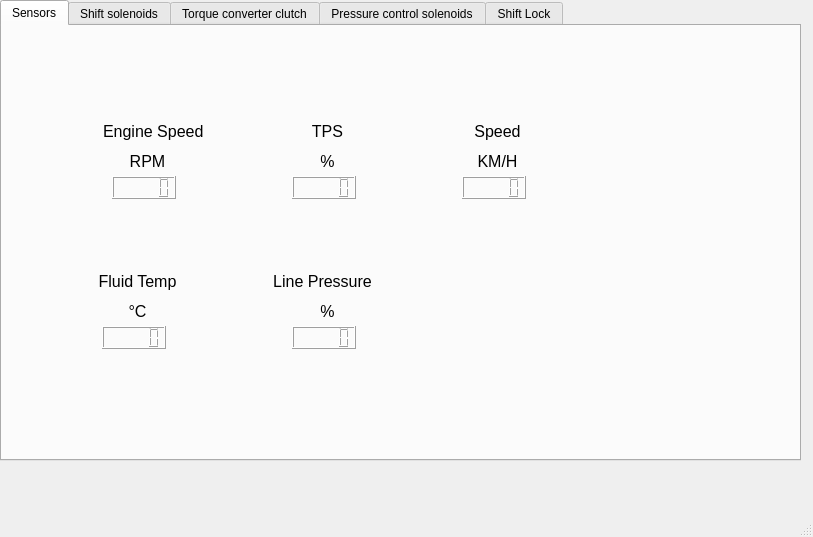
<?xml version="1.0" encoding="UTF-8"?>
<ui version="4.0">
 <class>TCU</class>
 <widget class="QMainWindow" name="TCU">
  <property name="geometry">
   <rect>
    <x>0</x>
    <y>0</y>
    <width>813</width>
    <height>537</height>
   </rect>
  </property>
  <property name="windowTitle">
   <string>Transmission control unit</string>
  </property>
  <widget class="QWidget" name="centralwidget">
   <widget class="QTabWidget" name="tabWidget">
    <property name="geometry">
     <rect>
      <x>0</x>
      <y>0</y>
      <width>801</width>
      <height>461</height>
     </rect>
    </property>
    <property name="sizePolicy">
     <sizepolicy hsizetype="Expanding" vsizetype="Expanding">
      <horstretch>0</horstretch>
      <verstretch>0</verstretch>
     </sizepolicy>
    </property>
    <property name="currentIndex">
     <number>0</number>
    </property>
    <widget class="QWidget" name="Sensors">
     <attribute name="title">
      <string>Sensors</string>
     </attribute>
     <widget class="QLabel" name="eng_spd">
      <property name="geometry">
       <rect>
        <x>100</x>
        <y>90</y>
        <width>101</width>
        <height>31</height>
       </rect>
      </property>
      <property name="font">
       <font>
        <pointsize>12</pointsize>
       </font>
      </property>
      <property name="text">
       <string>Engine Speed</string>
      </property>
      <property name="indent">
       <number>1</number>
      </property>
     </widget>
     <widget class="QLCDNumber" name="eng_spd__">
      <property name="geometry">
       <rect>
        <x>110</x>
        <y>150</y>
        <width>64</width>
        <height>23</height>
       </rect>
      </property>
     </widget>
     <widget class="QLabel" name="eng_spd_">
      <property name="geometry">
       <rect>
        <x>110</x>
        <y>120</y>
        <width>71</width>
        <height>31</height>
       </rect>
      </property>
      <property name="font">
       <font>
        <pointsize>12</pointsize>
       </font>
      </property>
      <property name="text">
       <string>RPM</string>
      </property>
      <property name="alignment">
       <set>Qt::AlignCenter</set>
      </property>
     </widget>
     <widget class="QLabel" name="tps">
      <property name="geometry">
       <rect>
        <x>290</x>
        <y>90</y>
        <width>71</width>
        <height>31</height>
       </rect>
      </property>
      <property name="font">
       <font>
        <pointsize>12</pointsize>
       </font>
      </property>
      <property name="text">
       <string>TPS</string>
      </property>
      <property name="alignment">
       <set>Qt::AlignCenter</set>
      </property>
     </widget>
     <widget class="QLabel" name="tps_">
      <property name="geometry">
       <rect>
        <x>290</x>
        <y>120</y>
        <width>71</width>
        <height>31</height>
       </rect>
      </property>
      <property name="font">
       <font>
        <pointsize>12</pointsize>
       </font>
      </property>
      <property name="text">
       <string>%</string>
      </property>
      <property name="alignment">
       <set>Qt::AlignCenter</set>
      </property>
     </widget>
     <widget class="QLCDNumber" name="tps__">
      <property name="geometry">
       <rect>
        <x>290</x>
        <y>150</y>
        <width>64</width>
        <height>23</height>
       </rect>
      </property>
     </widget>
     <widget class="QLabel" name="speed_">
      <property name="geometry">
       <rect>
        <x>460</x>
        <y>120</y>
        <width>71</width>
        <height>31</height>
       </rect>
      </property>
      <property name="font">
       <font>
        <pointsize>12</pointsize>
       </font>
      </property>
      <property name="text">
       <string>KM/H</string>
      </property>
      <property name="alignment">
       <set>Qt::AlignCenter</set>
      </property>
     </widget>
     <widget class="QLCDNumber" name="speed__">
      <property name="geometry">
       <rect>
        <x>460</x>
        <y>150</y>
        <width>64</width>
        <height>23</height>
       </rect>
      </property>
     </widget>
     <widget class="QLabel" name="speed">
      <property name="geometry">
       <rect>
        <x>460</x>
        <y>90</y>
        <width>71</width>
        <height>31</height>
       </rect>
      </property>
      <property name="font">
       <font>
        <pointsize>12</pointsize>
       </font>
      </property>
      <property name="text">
       <string>Speed</string>
      </property>
      <property name="alignment">
       <set>Qt::AlignCenter</set>
      </property>
     </widget>
     <widget class="QLCDNumber" name="tft__">
      <property name="geometry">
       <rect>
        <x>100</x>
        <y>300</y>
        <width>64</width>
        <height>23</height>
       </rect>
      </property>
     </widget>
     <widget class="QLabel" name="tft_">
      <property name="geometry">
       <rect>
        <x>100</x>
        <y>270</y>
        <width>71</width>
        <height>31</height>
       </rect>
      </property>
      <property name="font">
       <font>
        <pointsize>12</pointsize>
       </font>
      </property>
      <property name="text">
       <string>°C</string>
      </property>
      <property name="alignment">
       <set>Qt::AlignCenter</set>
      </property>
     </widget>
     <widget class="QLabel" name="tft">
      <property name="geometry">
       <rect>
        <x>90</x>
        <y>240</y>
        <width>91</width>
        <height>31</height>
       </rect>
      </property>
      <property name="font">
       <font>
        <pointsize>12</pointsize>
       </font>
      </property>
      <property name="text">
       <string>Fluid Temp</string>
      </property>
      <property name="alignment">
       <set>Qt::AlignCenter</set>
      </property>
     </widget>
     <widget class="QLCDNumber" name="lp__">
      <property name="geometry">
       <rect>
        <x>290</x>
        <y>300</y>
        <width>64</width>
        <height>23</height>
       </rect>
      </property>
     </widget>
     <widget class="QLabel" name="lp">
      <property name="geometry">
       <rect>
        <x>270</x>
        <y>240</y>
        <width>101</width>
        <height>31</height>
       </rect>
      </property>
      <property name="font">
       <font>
        <pointsize>12</pointsize>
       </font>
      </property>
      <property name="text">
       <string>Line Pressure</string>
      </property>
      <property name="alignment">
       <set>Qt::AlignCenter</set>
      </property>
     </widget>
     <widget class="QLabel" name="lp_">
      <property name="geometry">
       <rect>
        <x>290</x>
        <y>270</y>
        <width>71</width>
        <height>31</height>
       </rect>
      </property>
      <property name="font">
       <font>
        <pointsize>12</pointsize>
       </font>
      </property>
      <property name="text">
       <string>%</string>
      </property>
      <property name="alignment">
       <set>Qt::AlignCenter</set>
      </property>
     </widget>
     <zorder>eng_spd</zorder>
     <zorder>eng_spd_</zorder>
     <zorder>tft__</zorder>
     <zorder>tft_</zorder>
     <zorder>tps_</zorder>
     <zorder>lp__</zorder>
     <zorder>tps</zorder>
     <zorder>lp</zorder>
     <zorder>tps__</zorder>
     <zorder>speed_</zorder>
     <zorder>lp_</zorder>
     <zorder>tft</zorder>
     <zorder>speed__</zorder>
     <zorder>eng_spd__</zorder>
     <zorder>speed</zorder>
    </widget>
    <widget class="QWidget" name="Gearbox">
     <attribute name="title">
      <string>Shift solenoids</string>
     </attribute>
     <widget class="QPushButton" name="set">
      <property name="geometry">
       <rect>
        <x>670</x>
        <y>410</y>
        <width>75</width>
        <height>23</height>
       </rect>
      </property>
      <property name="text">
       <string>Set</string>
      </property>
     </widget>
     <widget class="QListWidget" name="gear_list">
      <property name="geometry">
       <rect>
        <x>10</x>
        <y>10</y>
        <width>71</width>
        <height>361</height>
       </rect>
      </property>
      <property name="font">
       <font>
        <pointsize>12</pointsize>
       </font>
      </property>
      <item>
       <property name="text">
        <string>Park</string>
       </property>
       <property name="font">
        <font>
         <pointsize>12</pointsize>
        </font>
       </property>
      </item>
      <item>
       <property name="text">
        <string>Reverse</string>
       </property>
       <property name="font">
        <font>
         <pointsize>12</pointsize>
        </font>
       </property>
      </item>
      <item>
       <property name="text">
        <string>Nutral</string>
       </property>
       <property name="font">
        <font>
         <pointsize>12</pointsize>
        </font>
       </property>
      </item>
      <item>
       <property name="text">
        <string>Gear 1</string>
       </property>
       <property name="font">
        <font>
         <pointsize>12</pointsize>
        </font>
       </property>
      </item>
      <item>
       <property name="text">
        <string>Gear 2</string>
       </property>
       <property name="font">
        <font>
         <pointsize>12</pointsize>
        </font>
       </property>
      </item>
      <item>
       <property name="text">
        <string>Gear 3</string>
       </property>
       <property name="font">
        <font>
         <pointsize>12</pointsize>
        </font>
       </property>
      </item>
      <item>
       <property name="text">
        <string>Gear 4</string>
       </property>
       <property name="font">
        <font>
         <pointsize>12</pointsize>
        </font>
       </property>
      </item>
      <item>
       <property name="text">
        <string>Gear 5</string>
       </property>
       <property name="font">
        <font>
         <pointsize>12</pointsize>
        </font>
       </property>
      </item>
      <item>
       <property name="text">
        <string>Gear 6</string>
       </property>
       <property name="font">
        <font>
         <pointsize>12</pointsize>
        </font>
       </property>
      </item>
      <item>
       <property name="text">
        <string>Gear 7</string>
       </property>
       <property name="font">
        <font>
         <pointsize>12</pointsize>
        </font>
       </property>
      </item>
      <item>
       <property name="text">
        <string>Gear 8</string>
       </property>
       <property name="font">
        <font>
         <pointsize>12</pointsize>
        </font>
       </property>
      </item>
      <item>
       <property name="text">
        <string>Gear 9</string>
       </property>
       <property name="font">
        <font>
         <pointsize>12</pointsize>
        </font>
       </property>
      </item>
     </widget>
     <widget class="QTableWidget" name="down_shift_table">
      <property name="geometry">
       <rect>
        <x>470</x>
        <y>310</y>
        <width>311</width>
        <height>91</height>
       </rect>
      </property>
      <property name="frameShape">
       <enum>QFrame::Box</enum>
      </property>
      <property name="frameShadow">
       <enum>QFrame::Sunken</enum>
      </property>
      <property name="midLineWidth">
       <number>1</number>
      </property>
      <attribute name="horizontalHeaderCascadingSectionResizes">
       <bool>false</bool>
      </attribute>
      <attribute name="horizontalHeaderDefaultSectionSize">
       <number>50</number>
      </attribute>
      <row>
       <property name="text">
        <string>Speed</string>
       </property>
      </row>
      <row>
       <property name="text">
        <string>Throttle</string>
       </property>
      </row>
      <column>
       <property name="text">
        <string>1</string>
       </property>
      </column>
      <column>
       <property name="text">
        <string>2</string>
       </property>
      </column>
      <column>
       <property name="text">
        <string>3</string>
       </property>
      </column>
      <column>
       <property name="text">
        <string>4</string>
       </property>
      </column>
      <column>
       <property name="text">
        <string>5</string>
       </property>
      </column>
      <item row="0" column="0">
       <property name="text">
        <string/>
       </property>
      </item>
     </widget>
     <widget class="QTableWidget" name="up_shift_table">
      <property name="geometry">
       <rect>
        <x>160</x>
        <y>310</y>
        <width>311</width>
        <height>91</height>
       </rect>
      </property>
      <property name="sizePolicy">
       <sizepolicy hsizetype="Preferred" vsizetype="Preferred">
        <horstretch>0</horstretch>
        <verstretch>0</verstretch>
       </sizepolicy>
      </property>
      <property name="frameShape">
       <enum>QFrame::Box</enum>
      </property>
      <property name="frameShadow">
       <enum>QFrame::Sunken</enum>
      </property>
      <property name="midLineWidth">
       <number>1</number>
      </property>
      <attribute name="horizontalHeaderCascadingSectionResizes">
       <bool>false</bool>
      </attribute>
      <attribute name="horizontalHeaderDefaultSectionSize">
       <number>50</number>
      </attribute>
      <attribute name="horizontalHeaderMinimumSectionSize">
       <number>30</number>
      </attribute>
      <row>
       <property name="text">
        <string>Speed</string>
       </property>
      </row>
      <row>
       <property name="text">
        <string>Throttle</string>
       </property>
      </row>
      <column>
       <property name="text">
        <string>1</string>
       </property>
      </column>
      <column>
       <property name="text">
        <string>2</string>
       </property>
      </column>
      <column>
       <property name="text">
        <string>3</string>
       </property>
      </column>
      <column>
       <property name="text">
        <string>4</string>
       </property>
      </column>
      <column>
       <property name="text">
        <string>5</string>
       </property>
      </column>
      <item row="0" column="0">
       <property name="text">
        <string/>
       </property>
      </item>
     </widget>
     <widget class="QPushButton" name="reset">
      <property name="geometry">
       <rect>
        <x>590</x>
        <y>410</y>
        <width>75</width>
        <height>23</height>
       </rect>
      </property>
      <property name="text">
       <string>Reset</string>
      </property>
     </widget>
     <widget class="QPushButton" name="read">
      <property name="geometry">
       <rect>
        <x>510</x>
        <y>410</y>
        <width>75</width>
        <height>23</height>
       </rect>
      </property>
      <property name="text">
       <string>Read</string>
      </property>
     </widget>
     <widget class="QLabel" name="label_3">
      <property name="geometry">
       <rect>
        <x>290</x>
        <y>290</y>
        <width>47</width>
        <height>13</height>
       </rect>
      </property>
      <property name="text">
       <string>Up Shift</string>
      </property>
     </widget>
     <widget class="QLabel" name="label_4">
      <property name="geometry">
       <rect>
        <x>590</x>
        <y>290</y>
        <width>51</width>
        <height>20</height>
       </rect>
      </property>
      <property name="text">
       <string>Down Shift</string>
      </property>
     </widget>
     <widget class="QSplitter" name="splitter">
      <property name="geometry">
       <rect>
        <x>90</x>
        <y>10</y>
        <width>81</width>
        <height>311</height>
       </rect>
      </property>
      <property name="orientation">
       <enum>Qt::Vertical</enum>
      </property>
      <widget class="QCheckBox" name="checkBox_1">
       <property name="sizePolicy">
        <sizepolicy hsizetype="Preferred" vsizetype="Fixed">
         <horstretch>0</horstretch>
         <verstretch>0</verstretch>
        </sizepolicy>
       </property>
       <property name="font">
        <font>
         <pointsize>11</pointsize>
        </font>
       </property>
       <property name="text">
        <string>Out 1</string>
       </property>
       <property name="tristate">
        <bool>true</bool>
       </property>
      </widget>
      <widget class="QCheckBox" name="checkBox_2">
       <property name="sizePolicy">
        <sizepolicy hsizetype="Preferred" vsizetype="Fixed">
         <horstretch>0</horstretch>
         <verstretch>0</verstretch>
        </sizepolicy>
       </property>
       <property name="font">
        <font>
         <pointsize>11</pointsize>
        </font>
       </property>
       <property name="text">
        <string>Out 2</string>
       </property>
       <property name="tristate">
        <bool>true</bool>
       </property>
      </widget>
      <widget class="QCheckBox" name="checkBox_3">
       <property name="sizePolicy">
        <sizepolicy hsizetype="Preferred" vsizetype="Fixed">
         <horstretch>0</horstretch>
         <verstretch>0</verstretch>
        </sizepolicy>
       </property>
       <property name="font">
        <font>
         <pointsize>11</pointsize>
        </font>
       </property>
       <property name="text">
        <string>Out 3</string>
       </property>
       <property name="tristate">
        <bool>true</bool>
       </property>
      </widget>
      <widget class="QCheckBox" name="checkBox_4">
       <property name="sizePolicy">
        <sizepolicy hsizetype="Preferred" vsizetype="Fixed">
         <horstretch>0</horstretch>
         <verstretch>0</verstretch>
        </sizepolicy>
       </property>
       <property name="font">
        <font>
         <pointsize>11</pointsize>
        </font>
       </property>
       <property name="text">
        <string>Out 4</string>
       </property>
       <property name="tristate">
        <bool>true</bool>
       </property>
      </widget>
     </widget>
     <widget class="QGraphicsView" name="graphicsView">
      <property name="geometry">
       <rect>
        <x>170</x>
        <y>10</y>
        <width>601</width>
        <height>271</height>
       </rect>
      </property>
     </widget>
    </widget>
    <widget class="QWidget" name="TCC">
     <attribute name="title">
      <string>Torque converter clutch</string>
     </attribute>
    </widget>
    <widget class="QWidget" name="PCS">
     <attribute name="title">
      <string>Pressure control solenoids</string>
     </attribute>
    </widget>
    <widget class="QWidget" name="SL">
     <attribute name="title">
      <string>Shift Lock</string>
     </attribute>
    </widget>
   </widget>
  </widget>
  <widget class="QMenuBar" name="menubar">
   <property name="geometry">
    <rect>
     <x>0</x>
     <y>0</y>
     <width>813</width>
     <height>21</height>
    </rect>
   </property>
  </widget>
  <widget class="QStatusBar" name="statusbar"/>
 </widget>
 <resources/>
 <connections/>
</ui>
